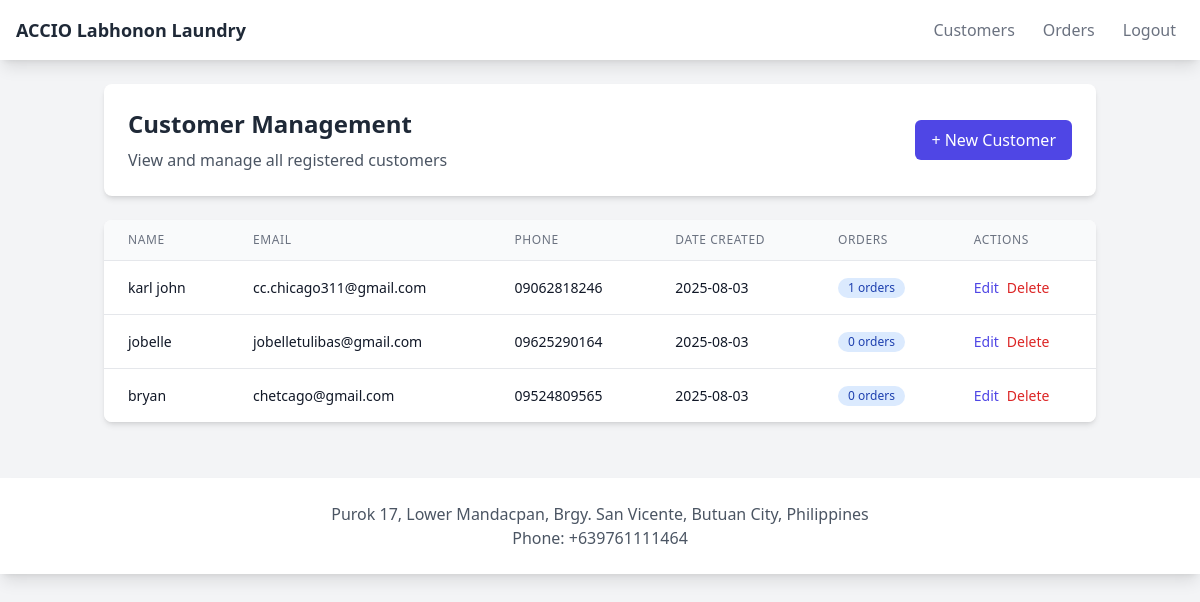
/customer/list (signed in), run on an earlier commit of the app's database.
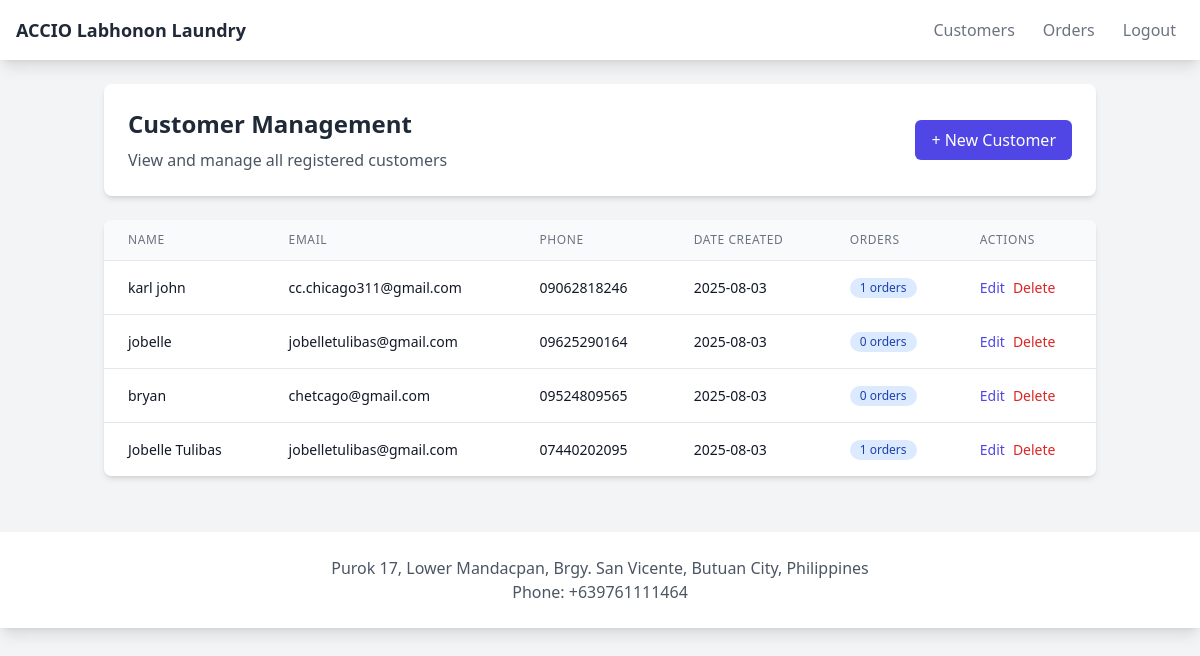
And on a later commit of the database.
### app/models.py (models this page shows)
class Customer(db.Model):
    id = db.Column(db.Integer, primary_key=True)
    full_name = db.Column(db.String(150))
    email = db.Column(db.String(150))
    phone = db.Column(db.String(20))
    date_created = db.Column(db.DateTime, default=datetime.utcnow)
    orders = db.relationship('Order', backref='customer', lazy=True)

### app/customer.py (the view)
@customer.route('/list')
@login_required
def list_customers():
    customers = Customer.query.all()
    return render_template("customer_list.html", user=current_user, customers=customers)

### app/__init__.py (called while the page is built)
@login_manager.user_loader
def load_user(id):
    from .models import User
    return User.query.get(int(id))

### app/templates/customer_list.html (shortened to what the changed rows need)
{% extends "base.html" %}
{% block content %}
<div class="container mx-auto px-4">
    <div class="bg-white rounded-lg shadow-md p-6 mb-6">
        <div class="flex justify-between items-center">
            <div>
                <h1 class="text-2xl font-bold text-gray-800 mb-2">Customer Management</h1>
            </div>
        </div>
    </div>
    <div class="bg-white rounded-lg shadow-md overflow-hidden">
        <div class="overflow-x-auto">
            <table class="min-w-full divide-y divide-gray-200">
                <thead class="bg-gray-50">
                    <tr>
                        <th class="px-6 py-3 text-left text-xs font-medium text-gray-500 uppercase tracking-wider">
                            Name
                        </th>
                        <th class="px-6 py-3 text-left text-xs font-medium text-gray-500 uppercase tracking-wider">
                            Email
                        </th>
                        <th class="px-6 py-3 text-left text-xs font-medium text-gray-500 uppercase tracking-wider">
                            Phone
                        </th>
                        <th class="px-6 py-3 text-left text-xs font-medium text-gray-500 uppercase tracking-wider">
                            Date Created
                        </th>
                        <th class="px-6 py-3 text-left text-xs font-medium text-gray-500 uppercase tracking-wider">
                            Orders
                        </th>
                        <th class="px-6 py-3 text-left text-xs font-medium text-gray-500 uppercase tracking-wider">
                            Actions
                        </th>
                    </tr>
                </thead>
                <tbody class="bg-white divide-y divide-gray-200">
                    {% for customer in customers %}
                    <tr class="hover:bg-gray-50">
                        <td class="px-6 py-4 whitespace-nowrap text-sm font-medium text-gray-900">
                            {{ customer.full_name }}
                        </td>
                        <td class="px-6 py-4 whitespace-nowrap text-sm text-gray-900">
                            {{ customer.email or 'Not provided' }}
                        </td>
                        <td class="px-6 py-4 whitespace-nowrap text-sm text-gray-900">
                            {{ customer.phone or 'Not provided' }}
                        </td>
                        <td class="px-6 py-4 whitespace-nowrap text-sm text-gray-900">
                            {{ customer.date_created.strftime('%Y-%m-%d') }}
                        </td>
                        <td class="px-6 py-4 whitespace-nowrap text-sm text-gray-900">
                            <span class="inline-flex items-center px-2.5 py-0.5 rounded-full text-xs font-medium bg-blue-100 text-blue-800">
                                {{ customer.orders|length }} orders
                            </span>
                        </td>
                        <td class="px-6 py-4 whitespace-nowrap text-sm font-medium">
                            <div class="flex space-x-2">
                                <a href="{{ url_for('customer.edit_customer', id=customer.id) }}"
                                   class="text-indigo-600 hover:text-indigo-900">Edit</a>
                                <a href="{{ url_for('customer.delete_customer', id=customer.id) }}"
                                   class="text-red-600 hover:text-red-900"
                                   onclick="return confirm('Are you sure you want to delete this customer? This action is irreversible.')">
                                   Delete
                                </a>
                            </div>
                        </td>
                    </tr>
                    {% else %}
                    <tr>
                        <td colspan="6" class="px-6 py-4 text-center text-gray-500">
                            No customers found. <a href="{{ url_for('customer.add_customer') }}" class="text-indigo-600 hover:text-indigo-500">Add the first customer</a>
                        </td>
                    </tr>
                    {% endfor %}
                </tbody>
            </table>
        </div>
    </div>
</div>
{% endblock %}

What changed in the data, as far as the page shows it:
added Customer: full_name "Jobelle Tulibas", email "jobelletulibas@gmail.com", phone "07440202095", date_created "2025-08-03", orders|length "1"
